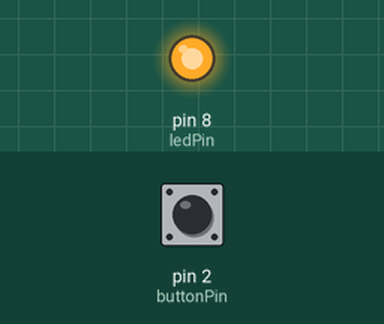
A sketch run on a simulated Arduino Uno, built with avr-gcc and run on an emulated ATmega328P. Parts: output pins drawn as LEDs (lit = HIGH). Inputs (shaded band) come from the test bench; at power-on: pin 2 (buttonPin) HIGH.

Above: at 1.2 s.
1.3 s: pin 2 (buttonPin) pulled LOW for 0.15 s
At 1.37 s:
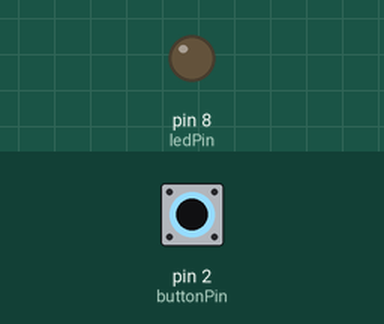
2.9 s: pin 2 (buttonPin) pulled LOW for 3.2 s
At 6.8 s:
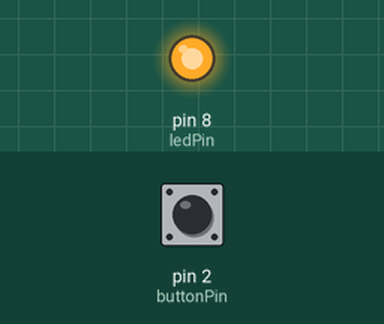
Timing chart, 0 to 8.3 s (numbered marks = the images above; inputs shaded):
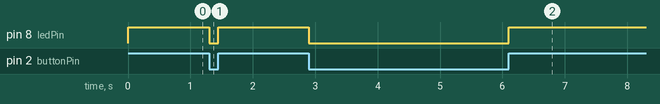

Measured:
- after the input at 1.3 s, pin 8 (ledPin): HIGH → LOW at once, → HIGH 0.15 s later
- after the input at 2.9 s, pin 8 (ledPin): HIGH → LOW at once, → HIGH 3.2 s later

The sketch:

Button.ino
```cpp
int buttonPin = 2;
int ledPin = 8;

int buttonState = 0;

void setup()
{
  pinMode(ledPin, OUTPUT);
  pinMode(buttonPin, INPUT);


}


void loop()
{
  buttonState = digitalRead(buttonPin);

  if(buttonState == LOW) digitalWrite(ledPin, LOW);
  else
     digitalWrite(ledPin, HIGH);

}
```
